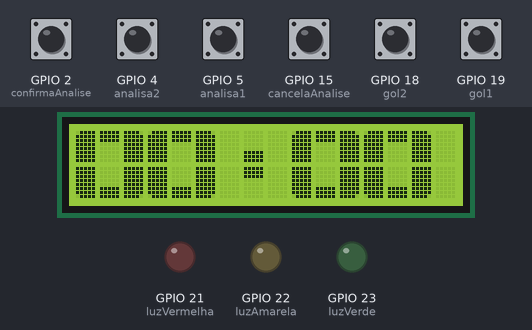
The sketch below on a simulated ESP32. Parts: 16×2 character LCD, output pins drawn as LEDs (lit = HIGH). Dashed ring = blinking. Inputs (shaded band) come from the test bench; at power-on: GPIO 2 (confirmaAnalise), GPIO 4 (analisa2), GPIO 5 (analisa1), GPIO 15 (cancelaAnalise), GPIO 18 (gol2), GPIO 19 (gol1) HIGH.

Above: at 1.2 s.
1.3 s: GPIO 18 (gol2) pulled LOW for 0.15 s
At 1.9 s:
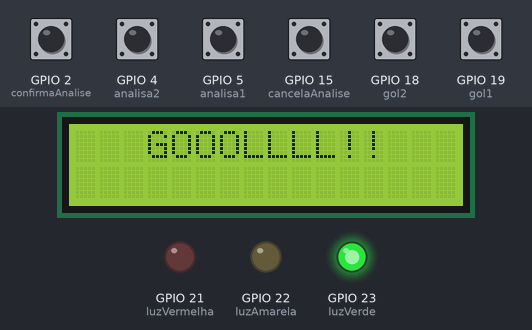
4.3 s: GPIO 4 (analisa2) pulled LOW for 0.15 s
At 4.7 s:
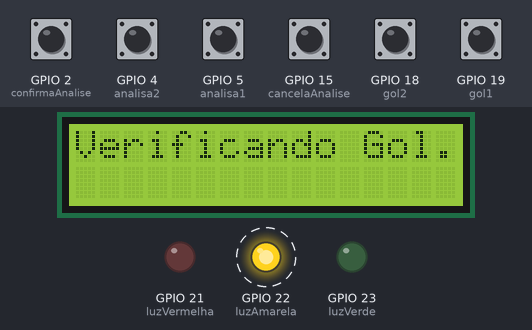
6.8 s: GPIO 15 (cancelaAnalise) pulled LOW for 1 s
At 8.7 s:
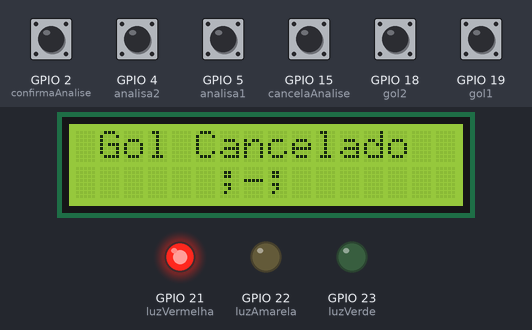
10.8 s: GPIO 19 (gol1) pulled LOW for 0.15 s
At 13.0 s:
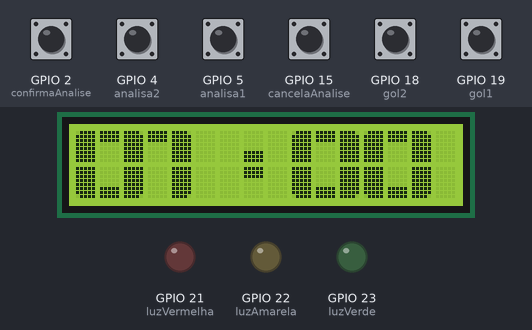
13.8 s: GPIO 18 (gol2) pulled LOW for 1 s
At 16.4 s:
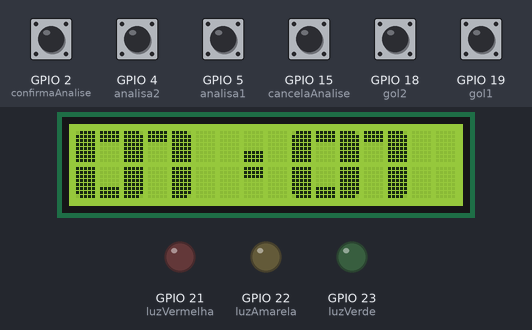
16.8 s: GPIO 19 (gol1) pulled LOW for 1 s
At 18.7 s:
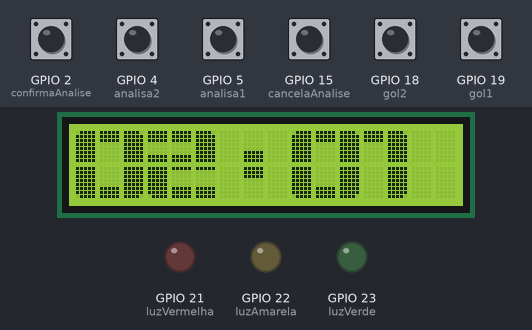
Timing chart, 0 to 20.2 s (numbered marks = the images above; inputs shaded):
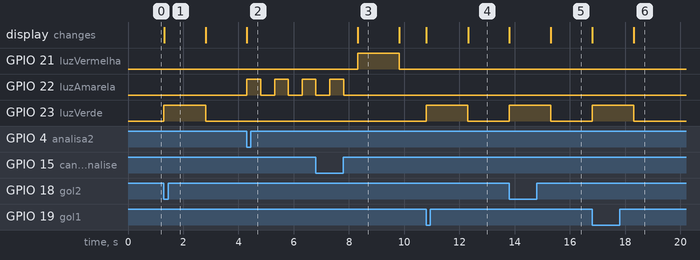

The sketch:

sketch.ino
```cpp
#include <LiquidCrystal.h>

#define gol1 19
#define gol2 18
#define analisa1 5
#define analisa2 4
#define confirmaAnalise 2
#define cancelaAnalise 15

#define luzVerde 23
#define luzAmarela 22
#define luzVermelha 21

LiquidCrystal lcd(12, 14, 27, 26, 25, 33);

int placar1 = 0;

int placar2 = 0;

bool analisando = false;

int timeAnalisado = 0;

byte fonte[8][8] =
    {
        {B01111, B11111, B11111, B11111, B11111, B11111, B11111, B11111},
        {B11111, B11111, B11111, B00000, B00000, B00000, B00000, B00000},
        {B11110, B11111, B11111, B11111, B11111, B11111, B11111, B11111},
        {B11111, B11111, B11111, B11111, B11111, B11111, B11111, B01111},
        {B00000, B00000, B00000, B00000, B00000, B11111, B11111, B11111},
        {B11111, B11111, B11111, B11111, B11111, B11111, B11111, B11110},
        {B11111, B11111, B11111, B00000, B00000, B00000, B11111, B11111},
        {B11111, B00000, B00000, B00000, B00000, B11111, B11111, B11111}};

void setup()
{
  for (byte i = 0; i < 8; i++)
  {
    lcd.createChar(i, fonte[i]);
  }

  pinMode(gol1, INPUT_PULLUP);
  pinMode(gol2, INPUT_PULLUP);
  pinMode(analisa1, INPUT_PULLUP);
  pinMode(analisa2, INPUT_PULLUP);
  pinMode(confirmaAnalise, INPUT_PULLUP);
  pinMode(cancelaAnalise, INPUT_PULLUP);

  pinMode(luzVerde, OUTPUT);
  pinMode(luzAmarela, OUTPUT);
  pinMode(luzVermelha, OUTPUT);

  lcd.begin(16, 2);

  Serial.begin(9600);

  exibePlacar();
}

void loop()
{
  // Leitura dos botões
  int botaoGol1 = digitalRead(gol1);
  int botaoGol2 = digitalRead(gol2);
  int botaoAnalisa1 = digitalRead(analisa1);
  int botaoAnalisa2 = digitalRead(analisa2);
  int botaoCancelaAnalise = digitalRead(cancelaAnalise);
  int botaoConfirmaAnalise = digitalRead(confirmaAnalise);

  // Validação caso esteja em analise de gol
  if (analisando)
  {
    digitalWrite(luzAmarela, HIGH);

    delay(500);

    digitalWrite(luzAmarela, LOW);

    delay(500);

    if (!botaoConfirmaAnalise)
    {
      golConfirmado();
    }
    else if (!botaoCancelaAnalise)
    {
      golCancelado();
    }
  }
  else
  {
    if (!botaoGol1)
    {
      gol(1);
    }
    else if (!botaoGol2)
    {
      gol(2);
    }
    else if (!botaoAnalisa1)
    {
      analisaGol(1);
    }
    else if (!botaoAnalisa2)
    {
      analisaGol(2);
    }
  }
}

void gol(int time)
{
  lcd.clear();

  if (time == 1 || time == 2)
  {
    digitalWrite(luzVerde, HIGH);

    lcd.setCursor(3, 0);

    lcd.print("GOOOLLLL!!");

    // Ajusta o placar
    if (time == 1)
    {
      placar1++;
    }
    else if (time == 2)
    {
      placar2++;
    }

    delay(1500);
  }

  exibePlacar();
}

void analisaGol(int time)
{
  if (time == 1 || time == 2)
  {
    int placarAtual = 0;

    if (time == 1)
    {
      placarAtual = placar1;
    }
    else if (time == 2)
    {
      placarAtual = placar2;
    }

    if (placarAtual > 0)
    {
      lcd.clear();

      lcd.print("Verificando Gol...");

      analisando = true;
      timeAnalisado = time;
    }
  }
}

void golConfirmado()
{
  lcd.clear();

  lcd.setCursor(1, 0);

  lcd.print("Gol Confirmado");

  lcd.setCursor(6, 1);

  lcd.print("*_*");

  digitalWrite(luzVerde, HIGH);

  analisando = false;

  delay(1500);

  exibePlacar();
}

void golCancelado()
{
  lcd.clear();

  lcd.setCursor(1, 0);

  lcd.print("Gol Cancelado");

  lcd.setCursor(6, 1);

  lcd.print(";-;");

  digitalWrite(luzVermelha, HIGH);

  analisando = false;

  if (timeAnalisado == 1)
  {
    placar1--;
  }
  else if (timeAnalisado == 2)
  {
    placar2--;
  }

  delay(1500);

  exibePlacar();
}

void exibePlacar()
{
  lcd.clear();

  digitalWrite(luzVerde, LOW);
  digitalWrite(luzAmarela, LOW);
  digitalWrite(luzVermelha, LOW);

  String placar = "";

  if (placar1 < 10)
  {
    placar = placar + "0" + String(placar1);
  }
  else
  {
    placar = placar + String(placar1);
  }

  placar = placar + "-";

  if (placar2 < 10)
  {
    placar = placar + "0" + String(placar2);
  }
  else
  {
    placar = placar + String(placar2);
  }

  for (byte x = 0; x < 5; x++)
  {
    digito(placar[x], (x * 3));
  }
}

void digito(char valor, byte coluna)
{
  switch (valor)
  {
  case '0':
    digitar0(coluna);
    break;

  case '1':
    digitar1(coluna);
    break;

  case '2':
    digitar2(coluna);
    break;

  case '3':
    digitar3(coluna);
    break;

  case '4':
    digitar4(coluna);
    break;

  case '5':
    digitar5(coluna);
    break;

  case '6':
    digitar6(coluna);
    break;

  case '7':
    digitar7(coluna);
    break;

  case '8':
    digitar8(coluna);
    break;

  case '9':
    digitar9(coluna);
    break;

  case '-':
    digitarDivisor(coluna);
    break;

  default:
    break;
  }
}

void digitar0(byte coluna)
{
  lcd.setCursor(coluna, 0);
  lcd.write((byte)0);
  lcd.write(1);
  lcd.write(2);
  lcd.setCursor(coluna, 1);
  lcd.write(3);
  lcd.write(4);
  lcd.write(5);
}

void digitar1(byte coluna)
{
  lcd.setCursor(coluna, 0);
  lcd.write(1);
  lcd.write(2);
  lcd.setCursor(coluna + 1, 1);
  lcd.write(5);
}

void digitar2(byte coluna)
{
  lcd.setCursor(coluna, 0);
  lcd.write(6);
  lcd.write(6);
  lcd.write(2);
  lcd.setCursor(coluna, 1);
  lcd.write(3);
  lcd.write(7);
  lcd.write(7);
}

void digitar3(byte coluna)
{
  lcd.setCursor(coluna, 0);
  lcd.write(6);
  lcd.write(6);
  lcd.write(2);
  lcd.setCursor(coluna, 1);
  lcd.write(7);
  lcd.write(7);
  lcd.write(5);
}

void digitar4(byte coluna)
{
  lcd.setCursor(coluna, 0);
  lcd.write(3);
  lcd.write(4);
  lcd.write(2);
  lcd.setCursor(coluna + 2, 1);
  lcd.write(5);
}

void digitar5(byte coluna)
{
  lcd.setCursor(coluna, 0);
  lcd.write((byte)0);
  lcd.write(6);
  lcd.write(6);
  lcd.setCursor(coluna, 1);
  lcd.write(7);
  lcd.write(7);
  lcd.write(5);
}

void digitar6(byte coluna)
{
  lcd.setCursor(coluna, 0);
  lcd.write((byte)0);
  lcd.write(6);
  lcd.write(6);
  lcd.setCursor(coluna, 1);
  lcd.write(3);
  lcd.write(7);
  lcd.write(5);
}

void digitar7(byte coluna)
{
  lcd.setCursor(coluna, 0);
  lcd.write(1);
  lcd.write(1);
  lcd.write(2);
  lcd.setCursor(coluna + 1, 1);
  lcd.write((byte)0);
}

void digitar8(byte coluna)
{
  lcd.setCursor(coluna, 0);
  lcd.write((byte)0);
  lcd.write((byte)6);
  lcd.write(2);
  lcd.setCursor(coluna, 1);
  lcd.write(3);
  lcd.write(7);
  lcd.write(5);
}

void digitar9(byte coluna)
{
  lcd.setCursor(coluna, 0);
  lcd.write((byte)0);
  lcd.write((byte)6);
  lcd.write((byte)2);
  lcd.setCursor(coluna + 2, 1);
  lcd.write((byte)5);
}

void digitarDivisor(byte coluna)
{
  lcd.setCursor(coluna + 1, 0);
  lcd.write(4);
  lcd.setCursor(coluna + 1, 1);
  lcd.write(1);
}
```

Measured:
- after the input at 1.3 s, GPIO 23 (luzVerde): LOW → HIGH at once, → LOW 1.5 s later; the display: changes at once (image 1)
- after the input at 4.3 s, GPIO 22 (luzAmarela): alternates HIGH for 0.50 s and LOW for 0.50 s, starting at once; the display: changes at once (image 2)
- after the input at 6.8 s, GPIO 21 (luzVermelha): LOW → HIGH after 1.5 s, → LOW 1.5 s later; GPIO 22 (luzAmarela): goes on until 7.8 s, then stays LOW; the display: changes after 1.5 s (image 3)
- after the input at 10.8 s, GPIO 23 (luzVerde): LOW → HIGH at once, → LOW 1.5 s later; the display: first changes at once (image 4 shows a later state)
- after the input at 13.8 s, GPIO 23 (luzVerde): LOW → HIGH at once, → LOW 1.5 s later; the display: first changes at once (image 5 shows a later state)
- after the input at 16.8 s, GPIO 23 (luzVerde): LOW → HIGH at once, → LOW 1.5 s later; the display: first changes at once (image 6 shows a later state)
- what the display in image 3 shows lasts 1.5 s, from 8.3 s to 9.8 s
